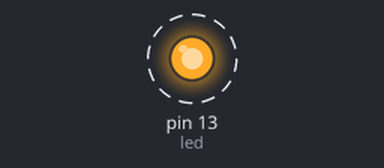
Bench run of a sketch on a simulated Arduino Uno, built with avr-gcc and run on an emulated ATmega328P. Parts: output pins drawn as LEDs (lit = HIGH). Dashed ring = blinking. The audio player accepts every command and is not drawn; what the sketch prints to the serial monitor is not drawn.

Above: at 0.59 s.
Timing chart, 0 to 3.5 s (numbered marks = the images above):
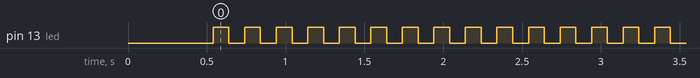

Measured:
- by itself, pin 13 (led): alternates HIGH for 0.10 s and LOW for 0.10 s

The sketch:

mp3play.ino
```cpp
// (licence header left out)
/***********Notice and Trouble shooting***************
 1.Connection and Diagram can be found here
 <https://www.dfrobot.com/wiki/index.php/DFPlayer_Mini_SKU:DFR0299#Connection_Diagram>
 2.This code is tested on Arduino Uno, Leonardo, Mega boards.
 ****************************************************/

#include "Arduino.h"
#include "SoftwareSerial.h"
#include "DFRobotDFPlayerMini.h"

SoftwareSerial mySoftwareSerial(10, 11); // RX, TX
DFRobotDFPlayerMini myDFPlayer;
void printDetail(uint8_t type, int value);

int led = 13;

void setup()
{
  mySoftwareSerial.begin(9600);
  Serial.begin(115200);

  Serial.println("abc");
  //Serial.println(F("DFRobot DFPlayer Mini Demo"));
  //Serial.println(F("Initializing DFPlayer ... (May take 3~5 seconds)"));

  if (!myDFPlayer.begin(mySoftwareSerial)) {  //Use softwareSerial to communicate with mp3.
    Serial.println(F("Unable to begin:"));
    Serial.println(F("1.Please recheck the connection!"));
    Serial.println(F("2.Please insert the SD card!"));
    while(true);
  }
  Serial.println(F("DFPlayer Mini online."));

  myDFPlayer.volume(30);  //Set volume value. From 0 to 30
  myDFPlayer.play(1);  //Play the first mp3

  pinMode(led, OUTPUT);

}

void loop()
{
  /*static unsigned long timer = millis();

  Serial.println("---\n");

  if (millis() - timer > 3000) {
    timer = millis();
    myDFPlayer.next();  //Play next mp3 every 3 second.
    digitalWrite(led, HIGH);
    delay(100);
    digitalWrite(led, LOW);
    delay(100);
  }
  */
  digitalWrite(led, HIGH);
  delay(100);
  digitalWrite(led, LOW);
  delay(100);

  if (myDFPlayer.available()) {
    printDetail(myDFPlayer.readType(), myDFPlayer.read()); //Print the detail message from DFPlayer to handle different errors and states.
  }
}

void printDetail(uint8_t type, int value){
  switch (type) {
    case TimeOut:
      Serial.println(F("Time Out!"));
      break;
    case WrongStack:
      Serial.println(F("Stack Wrong!"));
      break;
    case DFPlayerCardInserted:
      Serial.println(F("Card Inserted!"));
      break;
    case DFPlayerCardRemoved:
      Serial.println(F("Card Removed!"));
      break;
    case DFPlayerCardOnline:
      Serial.println(F("Card Online!"));
      break;
    case DFPlayerPlayFinished:
      Serial.print(F("Number:"));
      Serial.print(value);
      Serial.println(F(" Play Finished!"));
      break;
    case DFPlayerError:
      Serial.print(F("DFPlayerError:"));
      switch (value) {
        case Busy:
          Serial.println(F("Card not found"));
          break;
        case Sleeping:
          Serial.println(F("Sleeping"));
          break;
        case SerialWrongStack:
          Serial.println(F("Get Wrong Stack"));
          break;
        case CheckSumNotMatch:
          Serial.println(F("Check Sum Not Match"));
          break;
        case FileIndexOut:
          Serial.println(F("File Index Out of Bound"));
          break;
        case FileMismatch:
          Serial.println(F("Cannot Find File"));
          break;
        case Advertise:
          Serial.println(F("In Advertise"));
          break;
        default:
          break;
      }
      break;
    default:
      break;
  }
}
```
